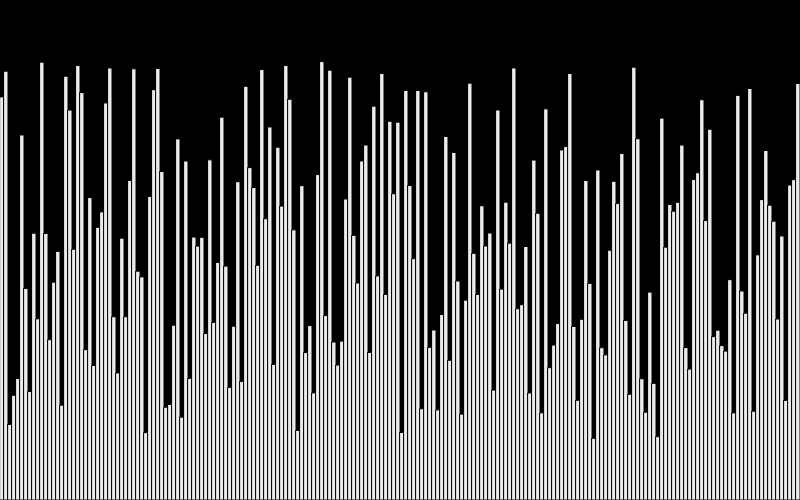
Frame 1 (no input)
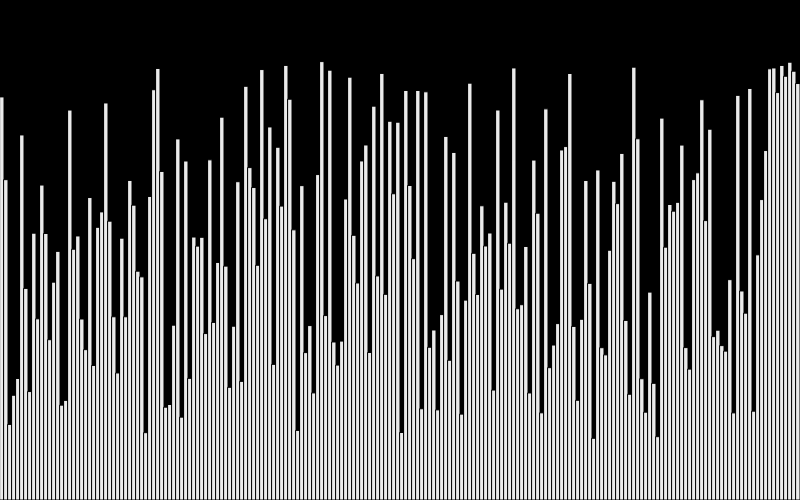
Frame 60 (no input)
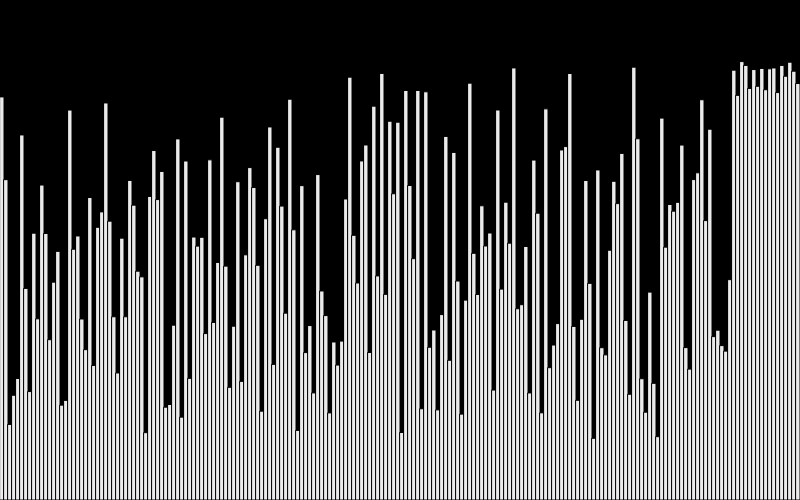
Frame 120 (the mouse pressed at the canvas centre since frame 60)

The p5.js sketch that drew these frames (run headless with seeded random() and noise() and a simulated clock; from frame 60 on, the mouse is pressed at the canvas centre):

// p5.js sketch
// ── sketch.js

let values = [];
let w = 4;
let states = [];

function setup() {
    createCanvas(800, 500);
    values = new Array(floor(width / w));
    for (i = 0; i < values.length; i++) {
        values[i] = Math.random()*height*.76+height*.12;    
    }

    quickSort(values, 0, values.length-1);
}

function draw() {
    background(0);
    stroke(0);
    fill(235)
    for (i = 0; i < values.length; i++) {
        rect(i*w, height - values[i], w, values[i]);
    }
}

// main qsort method with array, lower and upper bound
async function quickSort(arr, lb, ub) {
    // lower bound crossed upper bound
    if (lb >= ub) return;

    // index j = the index of the "pivot"
    let j = await partition(arr, lb, ub);

    await Promise.all([
        quickSort(arr, lb, j-1),
        quickSort(arr, j+1, ub)
    ]);
}

async function partition(arr, lb, ub) {
    let a = arr[lb]; // the pivot element
    let up = ub;
    let down = lb;

    //traverse the array and swap elements
    while (down < up) {
        while (arr[down] <= a && down < ub) {
            down++;
        }
        while (arr[up] > a) {
            up--;
        }
        if (down < up) {
            await swap(arr, down, up);
        }
    }

    arr[lb] = arr[up];
    arr[up] = a;

    //return the index where the pivot is now a
    return up;
} // end partition

async function swap(arr, a, b) {
    await sleep(70);
    let temp = arr[a];
    arr[a] = arr[b];
    arr[b] = temp;
}

function sleep(ms) {
    return new Promise(resolve => setTimeout(resolve, ms));
}
